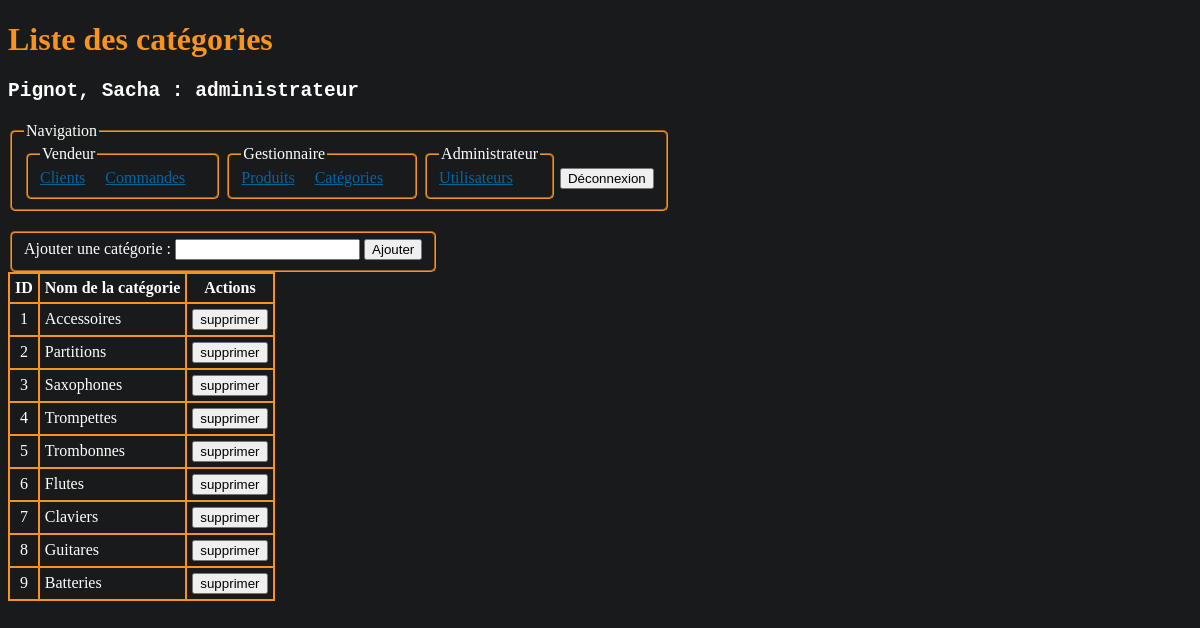
The app's page /categories/index.php (signed in) with its own data.
### tables this page shows
CREATE TABLE IF NOT EXISTS `Categories` (
  `categorie_id` INT NOT NULL AUTO_INCREMENT,
  `categorie_nom` VARCHAR(255) NOT NULL,
  PRIMARY KEY (`categorie_id`));

### inc/sql.php (called while the page is built, shortened)
    <?php
function ListerCategories($conn)
{
    $req = "SELECT * FROM categories";
    if ($result = mysqli_query($conn, $req)) {
        $nbResult = mysqli_num_rows($result);
        $liste = array();
        if ($nbResult) {
            mysqli_data_seek($result, 0);
            while ($row = mysqli_fetch_array($result, MYSQLI_ASSOC)) {
                $liste[] = $row;
            }
        }
        return $liste;
    } else {
        errSQL($conn);
        exit;
    }
}
            mysqli_rollback($conn); ?>

### categories/index.php (the view, shortened to what this page needs)
<?php
require_once("../inc/sql.php");
$liste = ListerCategories($conn);
?>
<!DOCTYPE html>
<html lang="fr">
<head>
    <link rel="stylesheet" href="../assets/css/style.css">
</head>
<body>
    <h1>Liste des catégories</h1>
    <h2>
        <pre><?= $_SESSION['utilisateur']["utilisateur_nom"] . ", " . $_SESSION['utilisateur']["utilisateur_prenom"] . " : " . $_SESSION['utilisateur']["utilisateur_type"] ?></pre>
    </h2>
    <nav id="main_menu">
        <fieldset>
            <legend>Navigation</legend>
            <fieldset>
                <legend>Vendeur</legend>
                <a href="../clients/index.php">Clients</a><a href="../commandes/index.php">Commandes</a>
            </fieldset>
            <?php if ($_SESSION['utilisateur']["utilisateur_type"] == "gestionnaire" || $_SESSION['utilisateur']["utilisateur_type"] == "administrateur") : ?>
                <fieldset>
                    <legend>Gestionnaire</legend>
                    <a href="../produits/index.php">Produits</a><a href="../categories/index.php">Catégories</a>
                </fieldset>
            <?php endif;
            if ($_SESSION['utilisateur']["utilisateur_type"] == "administrateur") : ?>
                <fieldset>
                    <legend>Administrateur</legend>
                    <a href="../utilisateurs/index.php">Utilisateurs</a>
                </fieldset>
            <?php endif; ?>
            <button><a href="../deconnexion.php">Déconnexion</a></button>
        </fieldset>
    </nav>
    <form id="ajout_categorie" action="" method="post">
        <fieldset>
            <label>Ajouter une catégorie : </label>
            <input type="text" name="categorie">
            <input type="submit" value="Ajouter">
        </fieldset>
    </form>
    <table>
        <tr>
            <th>ID</th>
            <th>Nom de la catégorie</th>
            <th>Actions</th>
        </tr>
        <?php foreach ($liste as $row) :
        ?>
            <tr>
                <td style="text-align: center;"><?= $row["categorie_id"] ?></td>
                <td><?= $row["categorie_nom"] ?></td>
                <td>
                    <form action="" method="post">
                    <input type="submit" value="supprimer">
                </form>
                </td>
            </tr>
        <?php endforeach; ?>
    </table>
</body>
</html>

### assets/css/style.css (style rules this page uses)
body { background-color: #181a1b; color: white; padding-bottom: 200px; }
h1 { color: #F7941D; }
a { color: #0066a4; }
button a { text-decoration: none; color: black; }
fieldset { display: inline; border-radius: 5px; border-color: #F7941D ; }
table { border-collapse: collapse; }
table,th, td { border: 2px solid #F7941D; }
th, td { padding: 5px; }
#main_menu { margin-bottom: 20px; }
#main_menu fieldset > fieldset { margin-bottom: 0px; }
#main_menu a { padding-right: 20px; }
#main_menu button a { padding-right: 0px; }

### records on screen
categories: categorie_id "1", categorie_nom "Accessoires"
categories: categorie_id "2", categorie_nom "Partitions"
categories: categorie_id "3", categorie_nom "Saxophones"
categories: categorie_id "4", categorie_nom "Trompettes"
categories: categorie_id "5", categorie_nom "Trombonnes"
categories: categorie_id "6", categorie_nom "Flutes"
categories: categorie_id "7", categorie_nom "Claviers"
categories: categorie_id "8", categorie_nom "Guitares"
categories: categorie_id "9", categorie_nom "Batteries"

### other values on screen
$_SESSION['utilisateur']["utilisateur_nom"] "Pignot"
$_SESSION['utilisateur']["utilisateur_prenom"] "Sacha"
$_SESSION['utilisateur']["utilisateur_type"] "administrateur"
